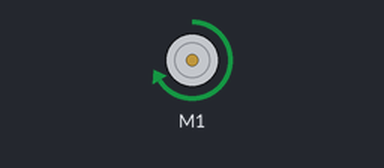
The sketch below on a simulated Arduino Uno, built with avr-gcc and run on an emulated ATmega328P. Parts: DC motor (green arrow = forward, orange = backward, longer = faster).

Above: at 0.1 s.
Timing chart, 0 to 1.6 s (numbered marks = the images above):
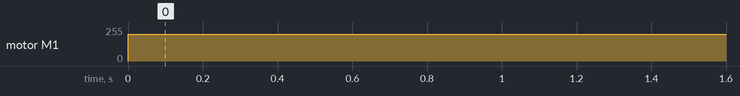

The sketch:

Autonomous_RC_Car.ino
```cpp
#include "MotorController.h"

MotorController motorController;

void setup() {
  // put your setup code here, to run once:
  motorController.addDCMotor(M1);
  motorController.setSpeed(M1, 200);
  motorController.stopMotor(M1);
}

void loop() {
  motorController.goForward(M1);
  // put your main code here, to run repeatedly:

}
```

MotorController.cpp
```cpp
#include "Arduino.h"
#include "MotorController.h"

MotorController::MotorController() {}

void MotorController::addDCMotor(MotorID id)
{
  mMotors[id] = new AF_DCMotor(id);
}

void MotorController::setSpeed(MotorID id, unsigned char speed)
{
  auto motor = mMotors.find(id);
  if (motor != mMotors.end()) {
    motor->second->setSpeed(speed);
  }
}

void MotorController::goForward(MotorID id)
{
  auto motor = mMotors.find(id);
  if (motor != mMotors.end()) {
    motor->second->run(FORWARD);
  }
}

void MotorController::goBackwards(MotorID id)
{
  auto motor = mMotors.find(id);
  if (motor != mMotors.end()) {
    motor->second->run(BACKWARD);
  }
}

void MotorController::stopMotor(MotorID id)
{
  auto motor = mMotors.find(id);
  if (motor != mMotors.end()) {
    motor->second->run(RELEASE);
  }
}
```

MotorController.h
```cpp
#ifndef MOTOR_CONTROLLER_H
#define MOTOR_CONTROLLER_H

// L293D Library Source: https://github.com/adafruit/Adafruit-Motor-Shield-library

#include "Arduino.h"
#include <AFMotor.h> // For now only using the DC Motor part of the library
#include <ArduinoSTL.h>
#include <map>

enum MotorID {M1=1, M2=2, M3=3, M4=4};

class MotorController
{
  public:
    MotorController();
    void addDCMotor(MotorID id);

    void setSpeed(MotorID id, unsigned char speed); // 0-255
    void goForward(MotorID id);
    void goBackwards(MotorID id);
    void stopMotor(MotorID id);
  private:
    std::map<MotorID, AF_DCMotor*> mMotors;
};

#endif
```

UltrasonicSensor.cpp
```cpp
#include "Arduino.h"
#include "UltrasonicSensor.h"

//UltrasonicSensor::UltrasonicSensor() {}

UltrasonicSensor::UltrasonicSensor(const int &trigPin, const int &echoPin)
{
  this->trigPin = trigPin;
  this->echoPin = echoPin;
  pinMode(trigPin, OUTPUT); // Sets the trigPin as an Output
  pinMode(echoPin, INPUT); // Sets the echoPin as an Input
}

float UltrasonicSensor::measureDistance()
{
  // Clear the trigPin
  digitalWrite(trigPin, LOW);
  delayMicroseconds(2);

  // Set the trigPin on HIGH state for 10 uSecs
  digitalWrite(trigPin, HIGH);
  delayMicroseconds(10);
  digitalWrite(trigPin, LOW);

  // Read the echoPin, return the sound wave travel time in uSecs
  duration = pulseIn(echoPin, HIGH);

  // Calculate the distance
  // S = (V x t)/2
  distance = duration*0.034/2;
  return distance;
}
```

UltrasonicSensor.h
```cpp
#ifndef ULTRASONIC_SENSOR_H
#define ULTRASONIC_SENSOR_H

#include "Arduino.h"

class UltrasonicSensor {
  public:
    UltrasonicSensor(const int &trigPin, const int &echoPin);
    float measureDistance();
  private:
    int trigPin;
    int echoPin;

    long duration;
    float distance;
};

#endif
```

Measured:
- by itself, motor M1: stopped → forward 200/255 at 0.00 s
